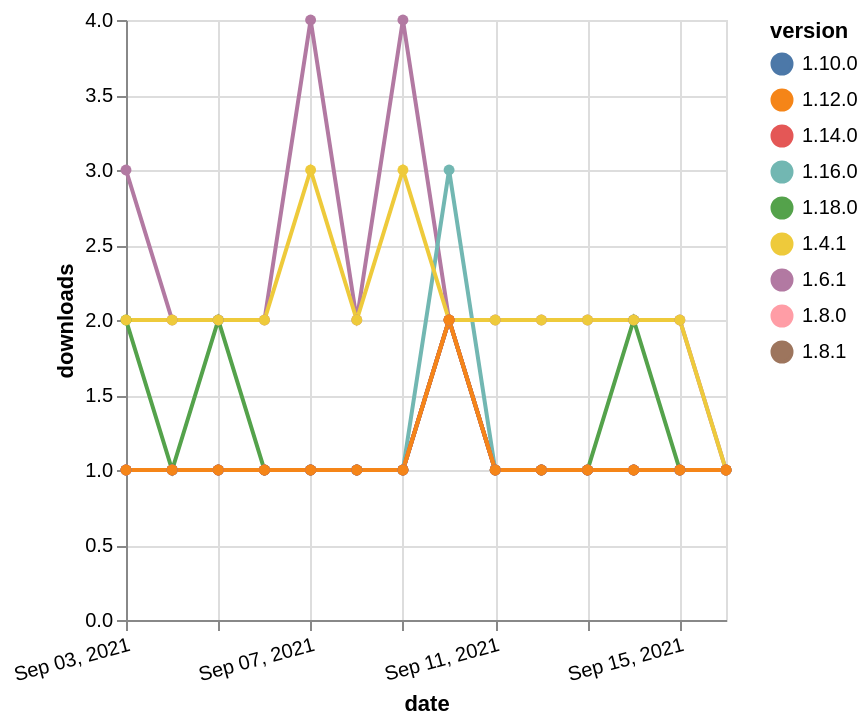

Write a Vega-Lite specification for this figure.
### Vega-Lite specification from a JSON file in a GitHub repository (floating-point values rounded to 4 significant figures)
{"$schema": "https://vega.github.io/schema/vega-lite/v5.json", "description": "A simple bar chart with embedded data.", "data": {"values": [{"date": "2021-09-03", "total": 130, "delta": 2, "version": "1.18.0"}, {"date": "2021-09-04", "total": 131, "delta": 1, "version": "1.18.0"}, {"date": "2021-09-05", "total": 133, "delta": 2, "version": "1.18.0"}, {"date": "2021-09-06", "total": 134, "delta": 1, "version": "1.18.0"}, {"date": "2021-09-07", "total": 135, "delta": 1, "version": "1.18.0"}, {"date": "2021-09-08", "total": 136, "delta": 1, "version": "1.18.0"}, {"date": "2021-09-09", "total": 137, "delta": 1, "version": "1.18.0"}, {"date": "2021-09-10", "total": 139, "delta": 2, "version": "1.18.0"}, {"date": "2021-09-11", "total": 140, "delta": 1, "version": "1.18.0"}, {"date": "2021-09-12", "total": 141, "delta": 1, "version": "1.18.0"}, {"date": "2021-09-13", "total": 142, "delta": 1, "version": "1.18.0"}, {"date": "2021-09-14", "total": 144, "delta": 2, "version": "1.18.0"}, {"date": "2021-09-15", "total": 145, "delta": 1, "version": "1.18.0"}, {"date": "2021-09-16", "total": 146, "delta": 1, "version": "1.18.0"}, {"date": "2021-09-03", "total": 2480, "delta": 3, "version": "1.6.1"}, {"date": "2021-09-04", "total": 2482, "delta": 2, "version": "1.6.1"}, {"date": "2021-09-05", "total": 2484, "delta": 2, "version": "1.6.1"}, {"date": "2021-09-06", "total": 2486, "delta": 2, "version": "1.6.1"}, {"date": "2021-09-07", "total": 2490, "delta": 4, "version": "1.6.1"}, {"date": "2021-09-08", "total": 2492, "delta": 2, "version": "1.6.1"}, {"date": "2021-09-09", "total": 2496, "delta": 4, "version": "1.6.1"}, {"date": "2021-09-10", "total": 2498, "delta": 2, "version": "1.6.1"}, {"date": "2021-09-11", "total": 2500, "delta": 2, "version": "1.6.1"}, {"date": "2021-09-12", "total": 2502, "delta": 2, "version": "1.6.1"}, {"date": "2021-09-13", "total": 2504, "delta": 2, "version": "1.6.1"}, {"date": "2021-09-14", "total": 2506, "delta": 2, "version": "1.6.1"}, {"date": "2021-09-15", "total": 2508, "delta": 2, "version": "1.6.1"}, {"date": "2021-09-16", "total": 2509, "delta": 1, "version": "1.6.1"}, {"date": "2021-09-03", "total": 242, "delta": 1, "version": "1.8.0"}, {"date": "2021-09-04", "total": 243, "delta": 1, "version": "1.8.0"}, {"date": "2021-09-05", "total": 244, "delta": 1, "version": "1.8.0"}, {"date": "2021-09-06", "total": 245, "delta": 1, "version": "1.8.0"}, {"date": "2021-09-07", "total": 246, "delta": 1, "version": "1.8.0"}, {"date": "2021-09-08", "total": 247, "delta": 1, "version": "1.8.0"}, {"date": "2021-09-09", "total": 248, "delta": 1, "version": "1.8.0"}, {"date": "2021-09-10", "total": 250, "delta": 2, "version": "1.8.0"}, {"date": "2021-09-11", "total": 251, "delta": 1, "version": "1.8.0"}, {"date": "2021-09-12", "total": 252, "delta": 1, "version": "1.8.0"}, {"date": "2021-09-13", "total": 253, "delta": 1, "version": "1.8.0"}, {"date": "2021-09-14", "total": 254, "delta": 1, "version": "1.8.0"}, {"date": "2021-09-15", "total": 255, "delta": 1, "version": "1.8.0"}, {"date": "2021-09-16", "total": 256, "delta": 1, "version": "1.8.0"}, {"date": "2021-09-03", "total": 201, "delta": 1, "version": "1.10.0"}, {"date": "2021-09-04", "total": 202, "delta": 1, "version": "1.10.0"}, {"date": "2021-09-05", "total": 203, "delta": 1, "version": "1.10.0"}, {"date": "2021-09-06", "total": 204, "delta": 1, "version": "1.10.0"}, {"date": "2021-09-07", "total": 205, "delta": 1, "version": "1.10.0"}, {"date": "2021-09-08", "total": 206, "delta": 1, "version": "1.10.0"}, {"date": "2021-09-09", "total": 207, "delta": 1, "version": "1.10.0"}, {"date": "2021-09-10", "total": 209, "delta": 2, "version": "1.10.0"}, {"date": "2021-09-11", "total": 210, "delta": 1, "version": "1.10.0"}, {"date": "2021-09-12", "total": 211, "delta": 1, "version": "1.10.0"}, {"date": "2021-09-13", "total": 212, "delta": 1, "version": "1.10.0"}, {"date": "2021-09-14", "total": 213, "delta": 1, "version": "1.10.0"}, {"date": "2021-09-15", "total": 214, "delta": 1, "version": "1.10.0"}, {"date": "2021-09-16", "total": 215, "delta": 1, "version": "1.10.0"}, {"date": "2021-09-03", "total": 191, "delta": 1, "version": "1.16.0"}, {"date": "2021-09-04", "total": 192, "delta": 1, "version": "1.16.0"}, {"date": "2021-09-05", "total": 193, "delta": 1, "version": "1.16.0"}, {"date": "2021-09-06", "total": 194, "delta": 1, "version": "1.16.0"}, {"date": "2021-09-07", "total": 195, "delta": 1, "version": "1.16.0"}, {"date": "2021-09-08", "total": 196, "delta": 1, "version": "1.16.0"}, {"date": "2021-09-09", "total": 197, "delta": 1, "version": "1.16.0"}, {"date": "2021-09-10", "total": 200, "delta": 3, "version": "1.16.0"}, {"date": "2021-09-11", "total": 201, "delta": 1, "version": "1.16.0"}, {"date": "2021-09-12", "total": 202, "delta": 1, "version": "1.16.0"}, {"date": "2021-09-13", "total": 203, "delta": 1, "version": "1.16.0"}, {"date": "2021-09-14", "total": 204, "delta": 1, "version": "1.16.0"}, {"date": "2021-09-15", "total": 205, "delta": 1, "version": "1.16.0"}, {"date": "2021-09-16", "total": 206, "delta": 1, "version": "1.16.0"}, {"date": "2021-09-03", "total": 240, "delta": 1, "version": "1.8.1"}, {"date": "2021-09-04", "total": 241, "delta": 1, "version": "1.8.1"}, {"date": "2021-09-05", "total": 242, "delta": 1, "version": "1.8.1"}, {"date": "2021-09-06", "total": 243, "delta": 1, "version": "1.8.1"}, {"date": "2021-09-07", "total": 244, "delta": 1, "version": "1.8.1"}, {"date": "2021-09-08", "total": 245, "delta": 1, "version": "1.8.1"}, {"date": "2021-09-09", "total": 246, "delta": 1, "version": "1.8.1"}, {"date": "2021-09-10", "total": 248, "delta": 2, "version": "1.8.1"}, {"date": "2021-09-11", "total": 249, "delta": 1, "version": "1.8.1"}, {"date": "2021-09-12", "total": 250, "delta": 1, "version": "1.8.1"}, {"date": "2021-09-13", "total": 251, "delta": 1, "version": "1.8.1"}, {"date": "2021-09-14", "total": 252, "delta": 1, "version": "1.8.1"}, {"date": "2021-09-15", "total": 253, "delta": 1, "version": "1.8.1"}, {"date": "2021-09-16", "total": 254, "delta": 1, "version": "1.8.1"}, {"date": "2021-09-03", "total": 2347, "delta": 2, "version": "1.4.1"}, {"date": "2021-09-04", "total": 2349, "delta": 2, "version": "1.4.1"}, {"date": "2021-09-05", "total": 2351, "delta": 2, "version": "1.4.1"}, {"date": "2021-09-06", "total": 2353, "delta": 2, "version": "1.4.1"}, {"date": "2021-09-07", "total": 2356, "delta": 3, "version": "1.4.1"}, {"date": "2021-09-08", "total": 2358, "delta": 2, "version": "1.4.1"}, {"date": "2021-09-09", "total": 2361, "delta": 3, "version": "1.4.1"}, {"date": "2021-09-10", "total": 2363, "delta": 2, "version": "1.4.1"}, {"date": "2021-09-11", "total": 2365, "delta": 2, "version": "1.4.1"}, {"date": "2021-09-12", "total": 2367, "delta": 2, "version": "1.4.1"}, {"date": "2021-09-13", "total": 2369, "delta": 2, "version": "1.4.1"}, {"date": "2021-09-14", "total": 2371, "delta": 2, "version": "1.4.1"}, {"date": "2021-09-15", "total": 2373, "delta": 2, "version": "1.4.1"}, {"date": "2021-09-16", "total": 2374, "delta": 1, "version": "1.4.1"}, {"date": "2021-09-03", "total": 166, "delta": 1, "version": "1.14.0"}, {"date": "2021-09-04", "total": 167, "delta": 1, "version": "1.14.0"}, {"date": "2021-09-05", "total": 168, "delta": 1, "version": "1.14.0"}, {"date": "2021-09-06", "total": 169, "delta": 1, "version": "1.14.0"}, {"date": "2021-09-07", "total": 170, "delta": 1, "version": "1.14.0"}, {"date": "2021-09-08", "total": 171, "delta": 1, "version": "1.14.0"}, {"date": "2021-09-09", "total": 172, "delta": 1, "version": "1.14.0"}, {"date": "2021-09-10", "total": 174, "delta": 2, "version": "1.14.0"}, {"date": "2021-09-11", "total": 175, "delta": 1, "version": "1.14.0"}, {"date": "2021-09-12", "total": 176, "delta": 1, "version": "1.14.0"}, {"date": "2021-09-13", "total": 177, "delta": 1, "version": "1.14.0"}, {"date": "2021-09-14", "total": 178, "delta": 1, "version": "1.14.0"}, {"date": "2021-09-15", "total": 179, "delta": 1, "version": "1.14.0"}, {"date": "2021-09-16", "total": 180, "delta": 1, "version": "1.14.0"}, {"date": "2021-09-03", "total": 189, "delta": 1, "version": "1.12.0"}, {"date": "2021-09-04", "total": 190, "delta": 1, "version": "1.12.0"}, {"date": "2021-09-05", "total": 191, "delta": 1, "version": "1.12.0"}, {"date": "2021-09-06", "total": 192, "delta": 1, "version": "1.12.0"}, {"date": "2021-09-07", "total": 193, "delta": 1, "version": "1.12.0"}, {"date": "2021-09-08", "total": 194, "delta": 1, "version": "1.12.0"}, {"date": "2021-09-09", "total": 195, "delta": 1, "version": "1.12.0"}, {"date": "2021-09-10", "total": 197, "delta": 2, "version": "1.12.0"}, {"date": "2021-09-11", "total": 198, "delta": 1, "version": "1.12.0"}, {"date": "2021-09-12", "total": 199, "delta": 1, "version": "1.12.0"}, {"date": "2021-09-13", "total": 200, "delta": 1, "version": "1.12.0"}, {"date": "2021-09-14", "total": 201, "delta": 1, "version": "1.12.0"}, {"date": "2021-09-15", "total": 202, "delta": 1, "version": "1.12.0"}, {"date": "2021-09-16", "total": 203, "delta": 1, "version": "1.12.0"}]}, "width": "container", "mark": {"type": "line", "point": {"filled": true}}, "encoding": {"x": {"field": "date", "type": "temporal", "timeUnit": "yearmonthdate", "title": "date", "axis": {"labelAngle": -15}}, "y": {"field": "delta", "type": "quantitative", "title": "downloads"}, "color": {"field": "version", "type": "nominal"}, "tooltip": {"field": "delta"}}}
